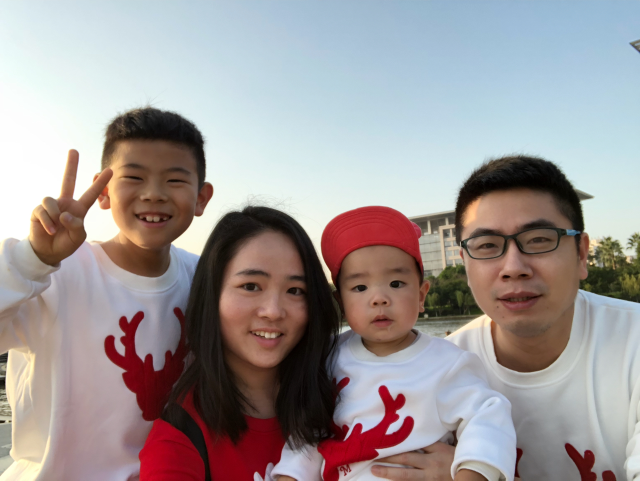
#> input picture 人脸检测与人脸识别/人脸识别作业/people.jpg, 1280 x 961 px, given in place of the camera (shown at 1/2 size)
$ python '眼睛检测.py'
#> lines starting #> are read from the running program, lines starting #| are printed output that depends on the picture
# Author: moqiHe
# Date: 2025-05-12
# Description:
import cv2
import numpy as np

# Load the face cascade file
face_cascade = cv2.CascadeClassifier('haarcascade_frontalface_alt.xml')
eye_cascade = cv2.CascadeClassifier('haarcascade_eye.xml')
# Check if the face cascade file has been loaded
if face_cascade.empty():
	raise IOError('Unable to load the face cascade classifier xml file')

# Initialize the video capture object
cap = cv2.VideoCapture(0)

# Define the scaling factor
scaling_factor = 0.5

# Loop until you hit the Esc key
while True:
    # Capture the current frame and resize it
    ret, frame = cap.read()
#> frame is the input picture: shape (961, 1280, 3); mean B, G, R 152, 151.6, 159.1
    frame = cv2.resize(frame, None, fx=scaling_factor, fy=scaling_factor,
            interpolation=cv2.INTER_AREA)
#> frame: shape (480, 640, 3)

    # Convert to grayscale
    gray = cv2.cvtColor(frame, cv2.COLOR_BGR2GRAY)
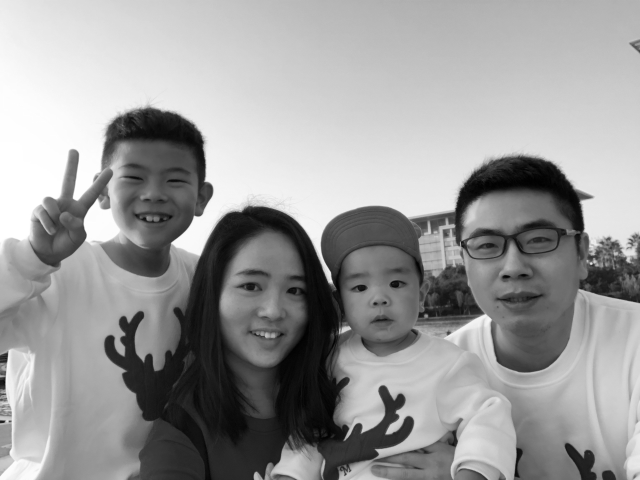
#> gray: shape (480, 640); min 1, max 255, mean 154.1

    # Run the face detector on the grayscale image
    face_rects = face_cascade.detectMultiScale(gray, 1.3, 5)
#> face_rects = [[109, 142, 89, 89], [328, 241, 104, 104], [213, 244, 109, 109], [440, 186, 145, 145]]

    # Draw rectangles on the image
    for (x,y,w,h) in face_rects:
        cv2.rectangle(frame, (x,y), (x+w,y+h), (0,255,0), 2)
        roi_gray = gray[y:y + h, x:x + w]
        roi_color = frame[y:y + h, x:x + w]
        eye_rects = eye_cascade.detectMultiScale(roi_gray)
        for (sx,sy,sw,sh) in eye_rects:
            cv2.rectangle(roi_color, (sx,sy), (sx+sw,sy+sh), (255,0,0), 2)
            break
#> this loop made 4 passes
#> (x, y, w, h, eye_rects) on passes 1 to 4: (109, 142, 89, 89, [[24, 64, 22, 22]]), (328, 241, 104, 104, [[54, 28, 27, 27], [19, 32, 26, 26]]), (213, 244, 109, 109, [[67, 33, 27, 27], [19, 25, 35, 35]]), (440, 186, 145, 145, [[52, 79, 24, 24], [40, 41, 41, 41]])
#> pass 1, `roi_gray = gray[y:y + h, x:x + w]`:
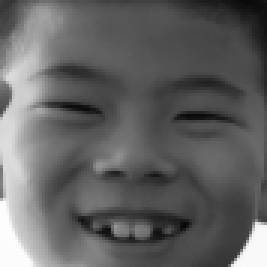
#> roi_gray: shape (89, 89) (shown 3 times larger); min 7, max 253, mean 98.6
#> pass 1, `roi_color = frame[y:y + h, x:x + w]`:
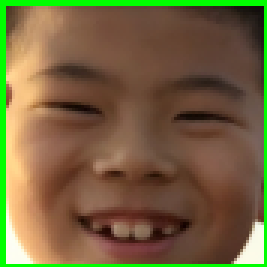
#> roi_color: shape (89, 89, 3) (shown 3 times larger); mean B, G, R 62.9, 100.3, 116.4
#> pass 2, `roi_color = frame[y:y + h, x:x + w]`:
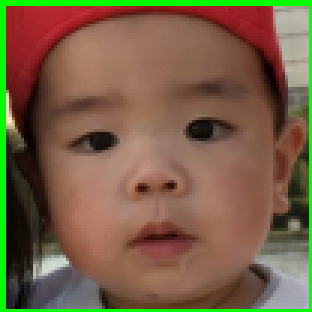
#> roi_color: shape (104, 104, 3) (shown 3 times larger); mean B, G, R 69.1, 96.6, 119
#> after the loop:
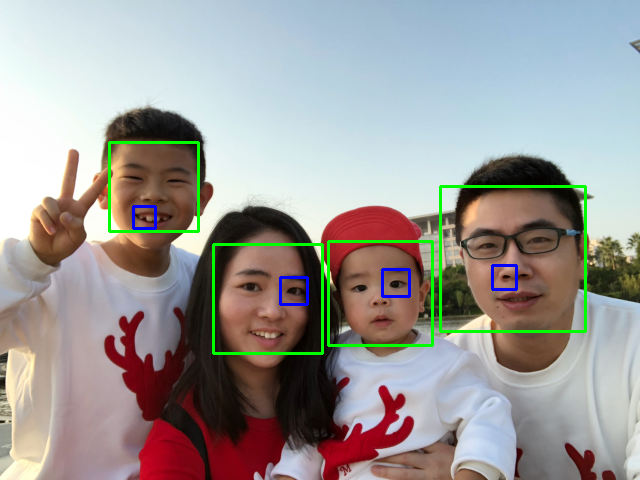
#> frame: shape (480, 640, 3); mean B, G, R 151.4, 154.3, 156.8
#> after the loop:
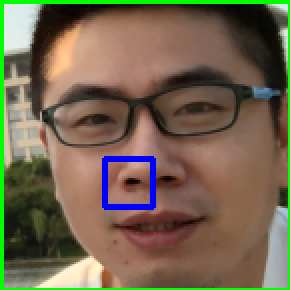
#> roi_color: shape (145, 145, 3) (shown 2 times larger); mean B, G, R 79.5, 101.9, 114.8
#> after the loop:
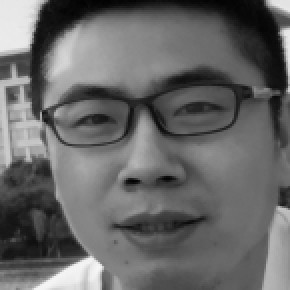
#> roi_gray: shape (145, 145) (shown 2 times larger); min 2, max 246, mean 103

    # Display the image
    cv2.imshow('Eye Detector', frame)

    # Check if Esc key has been pressed
    c = cv2.waitKey(1)
#> (key Esc is pressed here)
    if c == 27:
        break

# Release the video capture object and close all windows
cap.release()
cv2.destroyAllWindows()
